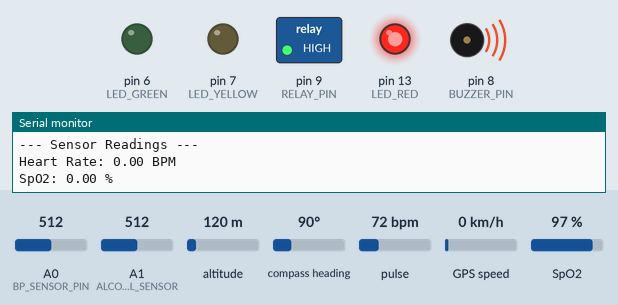
Bench run of a sketch on a simulated Arduino Uno, built with avr-gcc and run on an emulated ATmega328P. Shown: switched loads named in the sketch (green lamp = pin HIGH), output pins drawn as LEDs (lit = HIGH), buzzer (waves = sounding, pin HIGH), the last lines printed to the serial monitor. Inputs (shaded band) come from the test bench; at power-on: A1 (ALCOHOL_SENSOR) = 512, pulse 72 bpm, A0 (BP_SENSOR_PIN) = 512, altitude 120 m, compass heading 90°, GPS speed 0 km/h, SpO2 97 %. Random numbers use the default seed unless the sketch sets one; the GPS gets a fix after 3 s at 37.7749, -122.4194 with 8 satellites.

Above: at 2.2 s.
2.3 s: A1 (ALCOHOL_SENSOR) set to 212
4.2 s: A1 (ALCOHOL_SENSOR) set to 191
At 6.1 s:
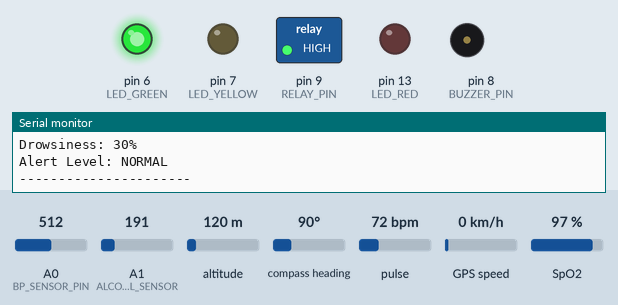
At 7.6 s:
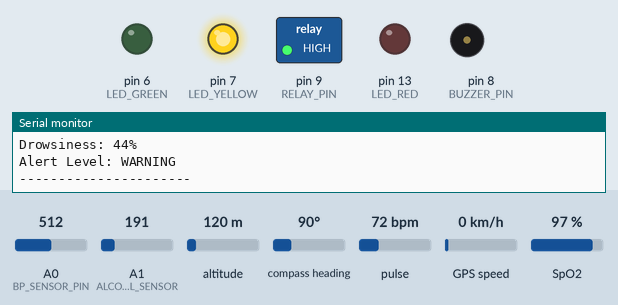
9.5 s: pulse set to 51 bpm
At 14.8 s:
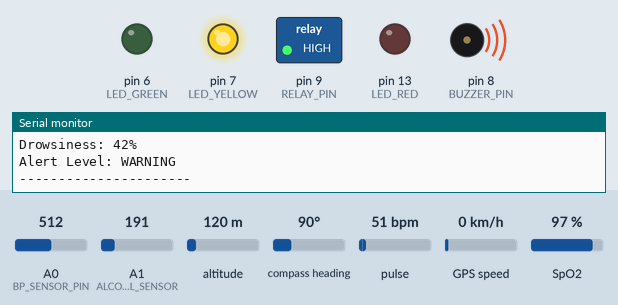
15.1 s: pulse set to 48 bpm
At 16.9 s:
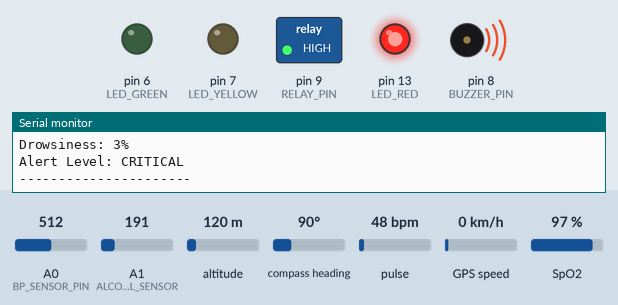
17.6 s: A0 (BP_SENSOR_PIN) set to 352
19.1 s: A0 (BP_SENSOR_PIN) set to 329
Timing chart, 0 to 21.6 s (numbered marks = the images above; inputs shaded):
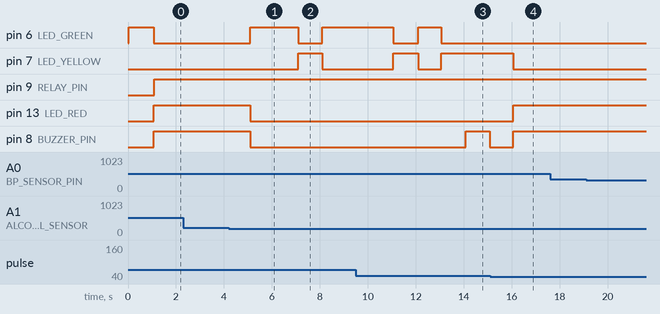

The sketch:

main.ino
```cpp
// (licence header left out)
// Include required libraries
#include <Wire.h>
#include <MAX30100_PulseOximeter.h>
#include <SoftwareSerial.h>
#include <TinyGPS++.h>

// Pin Definitions
#define HEART_RATE_SDA    A4  // I2C Data line
#define HEART_RATE_SCL    A5  // I2C Clock line
#define BP_SENSOR_PIN     A0  // Blood pressure analog input
#define ALCOHOL_SENSOR    A1  // Alcohol sensor analog input
#define BCI_RX            10  // BCI module RX
#define BCI_TX            11  // BCI module TX
#define BLUETOOTH_RX      2   // Bluetooth RX
#define BLUETOOTH_TX      3   // Bluetooth TX
#define GPS_RX            4   // GPS RX
#define GPS_TX            5   // GPS TX
#define BUZZER_PIN        8   // Buzzer output
#define RELAY_PIN         9   // Vehicle control relay
#define LED_GREEN         6   // Normal status LED
#define LED_YELLOW        7   // Warning LED
#define LED_RED          13   // Emergency LED

// Threshold Values
#define HEART_RATE_MIN    50  // Minimum safe heart rate (BPM)
#define HEART_RATE_MAX    120 // Maximum safe heart rate (BPM)
#define BP_MIN            80  // Minimum safe blood pressure
#define BP_MAX            140 // Maximum safe blood pressure
#define ALCOHOL_THRESHOLD 200 // Alcohol sensor threshold
#define DROWSINESS_THRESHOLD 30 // BCI drowsiness threshold

// Alert Levels
enum AlertLevel {
  NORMAL,
  WARNING,
  CRITICAL
};

// Global Variables
PulseOximeter pox;
SoftwareSerial bluetooth(BLUETOOTH_RX, BLUETOOTH_TX);
SoftwareSerial gpsSerial(GPS_RX, GPS_TX);
TinyGPSPlus gps;

float heartRate = 0;
float spO2 = 0;
int bloodPressure = 0;
int alcoholLevel = 0;
int drowsinessLevel = 0;
AlertLevel currentAlert = NORMAL;

unsigned long lastUpdate = 0;
const unsigned long UPDATE_INTERVAL = 1000; // Update every 1 second

bool emergencyActive = false;

/*
 * Setup Function
 * Initializes all sensors, communication modules, and pins
 */
void setup() {
  // Initialize Serial Communication
  Serial.begin(9600);
  bluetooth.begin(9600);
  gpsSerial.begin(9600);

  Serial.println("Smart Bio-Sensing Seat Belt System");
  Serial.println("Initializing...");

  // Initialize I2C for Heart Rate Sensor
  Wire.begin();

  // Initialize Pulse Oximeter
  if (!pox.begin()) {
    Serial.println("ERROR: Failed to initialize pulse oximeter!");
    while(1); // Halt if sensor fails
  } else {
    Serial.println("Pulse oximeter initialized successfully");
  }

  // Configure pulse oximeter
  pox.setIRLedCurrent(MAX30100_LED_CURR_50MA);

  // Initialize Digital Pins
  pinMode(BUZZER_PIN, OUTPUT);
  pinMode(RELAY_PIN, OUTPUT);
  pinMode(LED_GREEN, OUTPUT);
  pinMode(LED_YELLOW, OUTPUT);
  pinMode(LED_RED, OUTPUT);

  // Set initial states
  digitalWrite(BUZZER_PIN, LOW);
  digitalWrite(RELAY_PIN, LOW);
  digitalWrite(LED_GREEN, HIGH);
  digitalWrite(LED_YELLOW, LOW);
  digitalWrite(LED_RED, LOW);

  // Initialize Analog Pins
  pinMode(BP_SENSOR_PIN, INPUT);
  pinMode(ALCOHOL_SENSOR, INPUT);

  Serial.println("System ready!");
  bluetooth.println("SYSTEM_READY");

  delay(1000);
}

/*
 * Main Loop Function
 * Continuously monitors sensors and updates system state
 */
void loop() {
  unsigned long currentTime = millis();

  // Update pulse oximeter
  pox.update();

  // Read all sensors at regular intervals
  if (currentTime - lastUpdate >= UPDATE_INTERVAL) {
    lastUpdate = currentTime;

    // Read Heart Rate and SpO2
    heartRate = pox.getHeartRate();
    spO2 = pox.getSpO2();

    // Read Blood Pressure (simulated from analog sensor)
    bloodPressure = map(analogRead(BP_SENSOR_PIN), 0, 1023, 60, 180);

    // Read Alcohol Level
    alcoholLevel = analogRead(ALCOHOL_SENSOR);

    // Read Drowsiness from BCI (simulated)
    drowsinessLevel = readDrowsinessLevel();

    // Read GPS data
    while (gpsSerial.available() > 0) {
      gps.encode(gpsSerial.read());
    }

    // Analyze vital signs and determine alert level
    analyzeVitalSigns();

    // Take appropriate action based on alert level
    handleAlerts();

    // Send data via Bluetooth
    sendDataToBluetooth();

    // Print data to Serial Monitor
    printSensorData();
  }
}

/*
 * Read drowsiness level from BCI module
 * Returns: Drowsiness value (0-100)
 */
int readDrowsinessLevel() {
  // TODO: Implement actual BCI reading protocol
  // This is a placeholder simulation

  // For now, return a simulated value
  return random(0, 50);
}

/*
 * Analyze vital signs and determine alert level
 */
void analyzeVitalSigns() {
  bool criticalCondition = false;
  bool warningCondition = false;

  // Check Heart Rate
  if (heartRate < HEART_RATE_MIN || heartRate > HEART_RATE_MAX) {
    if (heartRate > 0) { // Valid reading
      criticalCondition = true;
    }
  }

  // Check Blood Pressure
  if (bloodPressure < BP_MIN || bloodPressure > BP_MAX) {
    warningCondition = true;
  }

  // Check Alcohol Level
  if (alcoholLevel > ALCOHOL_THRESHOLD) {
    criticalCondition = true;
  }

  // Check Drowsiness
  if (drowsinessLevel > DROWSINESS_THRESHOLD) {
    if (drowsinessLevel > 50) {
      criticalCondition = true;
    } else {
      warningCondition = true;
    }
  }

  // Set alert level
  if (criticalCondition) {
    currentAlert = CRITICAL;
  } else if (warningCondition) {
    currentAlert = WARNING;
  } else {
    currentAlert = NORMAL;
  }
}

/*
 * Handle alerts based on current alert level
 */
void handleAlerts() {
  switch (currentAlert) {
    case NORMAL:
      handleNormalState();
      break;

    case WARNING:
      handleWarningState();
      break;

    case CRITICAL:
      handleCriticalState();
      break;
  }
}

/*
 * Handle normal operating state
 */
void handleNormalState() {
  digitalWrite(LED_GREEN, HIGH);
  digitalWrite(LED_YELLOW, LOW);
  digitalWrite(LED_RED, LOW);
  digitalWrite(BUZZER_PIN, LOW);

  emergencyActive = false;
}

/*
 * Handle warning state - mild fatigue detected
 */
void handleWarningState() {
  digitalWrite(LED_GREEN, LOW);
  digitalWrite(LED_YELLOW, HIGH);
  digitalWrite(LED_RED, LOW);

  // Intermittent buzzer
  if (millis() % 2000 < 100) {
    digitalWrite(BUZZER_PIN, HIGH);
  } else {
    digitalWrite(BUZZER_PIN, LOW);
  }

  bluetooth.println("ALERT:WARNING");
}

/*
 * Handle critical state - emergency protocols
 */
void handleCriticalState() {
  digitalWrite(LED_GREEN, LOW);
  digitalWrite(LED_YELLOW, LOW);
  digitalWrite(LED_RED, HIGH);

  // Continuous buzzer
  digitalWrite(BUZZER_PIN, HIGH);

  if (!emergencyActive) {
    emergencyActive = true;
    activateEmergencyProtocol();
  }
}

/*
 * Activate emergency protocol
 */
void activateEmergencyProtocol() {
  Serial.println("\n*** EMERGENCY ACTIVATED ***");

  // Send emergency alert via Bluetooth
  bluetooth.println("EMERGENCY:ACTIVE");

  // Get GPS coordinates
  if (gps.location.isValid()) {
    String gpsData = String(gps.location.lat(), 6) + "," +
                    String(gps.location.lng(), 6);
    bluetooth.print("GPS:");
    bluetooth.println(gpsData);
    Serial.print("GPS Location: ");
    Serial.println(gpsData);
  }

  // Activate vehicle slowdown (via relay)
  digitalWrite(RELAY_PIN, HIGH);

  // TODO: Implement actual emergency call functionality
  // This would require GSM module integration
  Serial.println("Emergency services notified");

  delay(100);
}

/*
 * Send sensor data via Bluetooth
 */
void sendDataToBluetooth() {
  // Send data in JSON-like format
  bluetooth.print("{");
  bluetooth.print("\"hr\":");
  bluetooth.print(heartRate);
  bluetooth.print(",\"spo2\":");
  bluetooth.print(spO2);
  bluetooth.print(",\"bp\":");
  bluetooth.print(bloodPressure);
  bluetooth.print(",\"alcohol\":");
  bluetooth.print(alcoholLevel);
  bluetooth.print(",\"drowsiness\":");
  bluetooth.print(drowsinessLevel);
  bluetooth.print(",\"alert\":");
  bluetooth.print(currentAlert);
  bluetooth.println("}");
}

/*
 * Print sensor data to Serial Monitor
 */
void printSensorData() {
  Serial.println("\n--- Sensor Readings ---");
  Serial.print("Heart Rate: ");
  Serial.print(heartRate);
  Serial.println(" BPM");

  Serial.print("SpO2: ");
  Serial.print(spO2);
  Serial.println(" %");

  Serial.print("Blood Pressure: ");
  Serial.print(bloodPressure);
  Serial.println(" mmHg");

  Serial.print("Alcohol Level: ");
  Serial.println(alcoholLevel);

  Serial.print("Drowsiness: ");
  Serial.print(drowsinessLevel);
  Serial.println("%");

  Serial.print("Alert Level: ");
  switch(currentAlert) {
    case NORMAL:
      Serial.println("NORMAL");
      break;
    case WARNING:
      Serial.println("WARNING");
      break;
    case CRITICAL:
      Serial.println("CRITICAL");
      break;
  }
  Serial.println("----------------------");
}
```

Measured:
- the behaviour switches between 201 and 200 on A1 (ALCOHOL_SENSOR) (found by bisection; images 0 and 1)
- the behaviour switches between 50 and 49 bpm on pulse (found by bisection; images 3 and 4)
- after the input at 4.2 s, pin 6 (LED_GREEN): LOW → HIGH after 0.89 s, → LOW 2.0 s later, → HIGH 1.0 s later; pin 7 (LED_YELLOW): LOW → HIGH after 2.9 s, → LOW 1.0 s later; pin 13 (LED_RED), pin 8 (BUZZER_PIN): HIGH → LOW after 0.89 s
- after the input at 15.1 s, pin 13 (LED_RED), pin 8 (BUZZER_PIN): LOW → HIGH after 0.96 s
